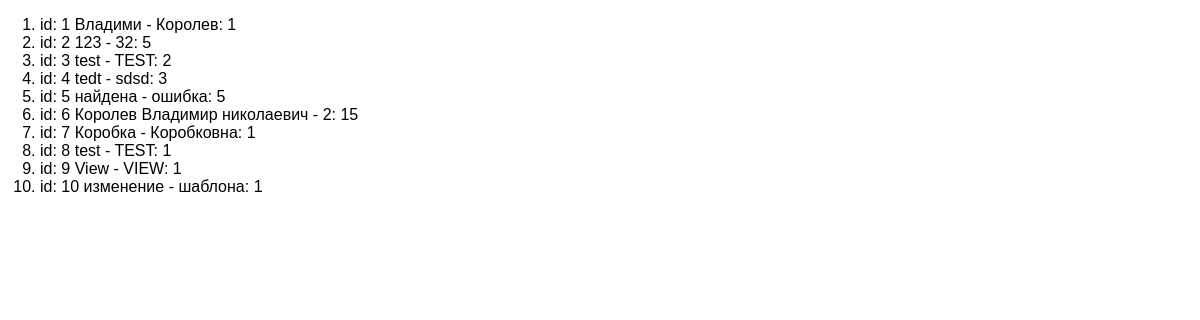
/list, run on an earlier commit of the app's database.
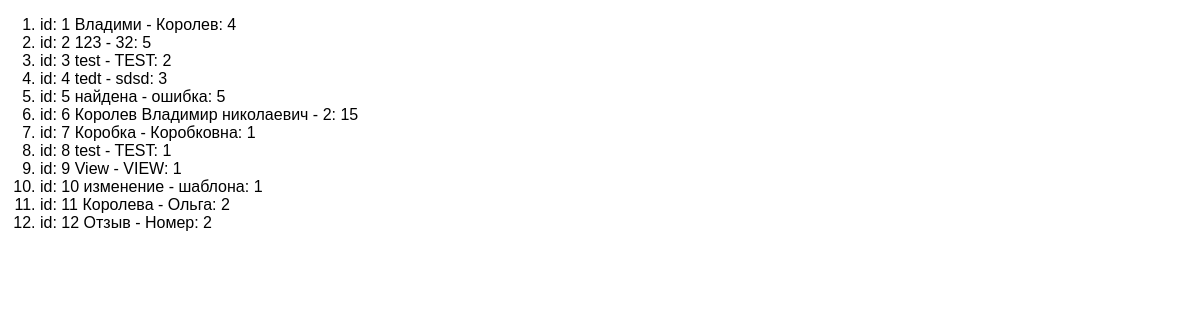
And on a later commit of the database.
### feedback/models.py (models this page shows)
class Feedback(models.Model):
    name = models.CharField(max_length=10, validators=[MinLengthValidator(3)])
    surname = models.CharField(max_length=60)
    feedback = models.TextField()
    rating = models.PositiveIntegerField()

### feedback/views.py (the view)
# urls.py: path('list', ListFeedBack.as_view()),
class ListFeedBack(ListView):
    template_name = 'feedback/list_feedback.html'
    model = Feedback
    context_object_name = 'feedbacks'
    def get_queryset(self):
        queryset = super().get_queryset()
        return queryset

### feedback/templates/feedback/list_feedback.html (shortened to what this page needs)
{% extends 'base.html' %}
{% block content %}
<ol>
        {% for i in feedbacks %}
           <li> id: {{ i.pk }} {{ i.name }} -  {{ i.surname }}: {{ i.rating }}   </li>
        {% endfor %}
</ol>
{% endblock %}

### templates/base.html (shortened to what this page needs)
{% load static %}
<!DOCTYPE html>
<html lang="en">
<head>
    <link rel="stylesheet" href=" {% static 'feedback/forms.css' %}">
</head>
<body>
   {% block content %} {% endblock %}
</body>
</html>

### feedback/static/feedback/forms.css (style rules this page uses)
body { margin: 0; font-family: Sans-Serif; }

What changed in the data, as far as the page shows it:
changed Feedback "Владими": rating "1" → "4"
added Feedback: pk "11", name "Королева", surname "Ольга", rating "2"
added Feedback: pk "12", name "Отзыв", surname "Номер", rating "2"
